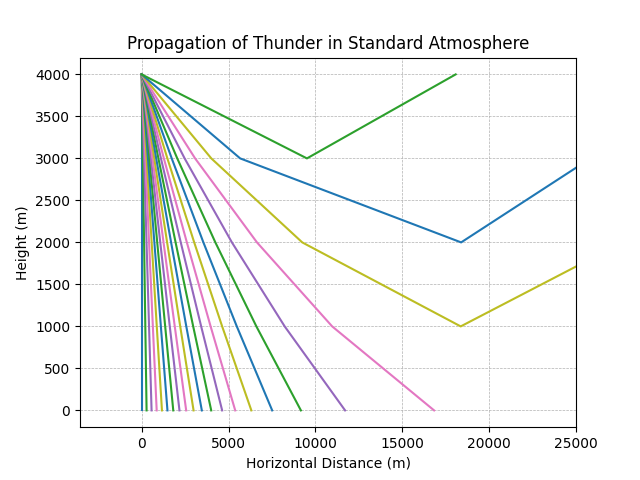

Reproduce this figure in Python.
from typing import List, Any, Union

import math
import matplotlib
import matplotlib.pyplot as plt


def run():
    std_atm = [(0, 101325, 15, 17.1), (1000, 89880, 8.50, 11.1), (2000, 79500, 2.00, 7.1), (3000, 70012, -4.49, 0), (4000, 61660, -10.98, 0)]  # list of tuples: (height, pressure, temperature)
    atm_w_density = []  # (height, pressure, temperature, sat_vp, dry_density, humid_density, sp_sound)
    atm_height_list = []  # height
    t_base = 4000   # (base  of cumulonimbus, assumed to be source of lightning, 200 m to 4000 m)
    atm_w_density = build_atm_w_density(std_atm)
    atm_height_list = build_atm_height_list(std_atm)
    start_i = get_start_idx(t_base, atm_height_list)
    graph_list = []

    for andx in range(0, 22):
        s_angle = 4 * andx
        angle = s_angle
        curr_y = t_base
        curr_x = 0
        indx = start_i
        x_list = []
        y_list = []
        x_list.append(0.0)
        y_list.append(4000.0)
        jndx = 0
        while jndx < 20 and curr_y >0 and \
                not (curr_y >= 4000 and jndx > 0):
            jndx = jndx +1
            if angle < 90:
                next_i = indx - 1
            elif angle > 90:
                next_i = indx + 1
            else:
                next_i = indx
            print(curr_x, curr_y, angle)
            try:
                next_y = atm_height_list[next_i]
            except:
                if next_i == 0:
                    jndx = 20
                    next_y = 4000
                else:
                    jndx = 20
                    next_y = 0
            next_x = get_next_x(curr_x, curr_y, angle, next_y)
            print(curr_x, curr_y, next_x, next_y, angle)
            x_list.append(next_x)
            y_list.append(next_y)
            next_angle = get_next_angle(angle, indx, atm_w_density, False, next_i)
            curr_x = next_x
            curr_y = next_y
            indx = next_i
            angle = next_angle

            # end loop for angle
        graph_item = [s_angle, x_list, y_list]
        plt.plot(x_list, y_list, s_angle)
        #plt.show()
        graph_list.append(graph_item)
    print('hello')
    print_graph_list(graph_list)
    print('hello', flush=True)
    print(matplotlib.backends.backend)
    plt.ylabel('Height (m)')
    plt.xlabel('Horizontal Distance (m)')
    plt.title('Propagation of Thunder in Standard Atmosphere')
    plt.xlim(right = 25000)
    plt.grid( linestyle = '--', linewidth = 0.5)
    #plt.show()
    plt.savefig('thunder_propagation.png')


def get_start_idx(height, std_atm_height_list):
    return std_atm_height_list.index(height)


def get_next_x(curr_x, curr_y, angle, next_y):
    rangle = math.radians(angle)
    delta_y = curr_y - next_y
    delta_x = delta_y * math.tan(rangle)
    next_x = curr_x + delta_x
    return next_x


def get_next_angle(angle, indx, atm_w_density, is_dry, next_i):
    if is_dry:
        dens_ndx = 6
    else:
        dens_ndx = 7
    v1 = atm_w_density[indx][dens_ndx]
    v2 = atm_w_density[next_i][dens_ndx]
    next_angle = get_refraction(angle, v1, v2)
    return next_angle


def build_atm_w_density(in_atm):
    new_atm_list = []
    for indx in range(len(in_atm)):
        height = in_atm[indx][0]
        pressure = in_atm[indx][1]
        tempC = in_atm[indx][2]
        sat_vp = in_atm[indx][3]
        dry_density = get_density(pressure, tempC, 0)
        sat_density = get_density(pressure, tempC, sat_vp)
        c_dry = get_speed_sound(pressure, dry_density)
        c_sat = get_speed_sound(pressure, sat_density)
        atm_item = (height, pressure, tempC, sat_vp, dry_density, sat_density, c_dry, c_sat)
        new_atm_list.append(atm_item)
    return new_atm_list


def build_atm_height_list(in_atm):
    new_atm_list = []
    for indx in range(len(in_atm)):
        height = in_atm[indx][0]
        new_atm_list.append(height)
    return new_atm_list


def get_dry_density(pressure, temperature):  # assumes dry air
    tempK = temperature + 273.15
    Rconst = 287.05
    density = pressure / (Rconst * tempK)
    return density


def get_density(pressure, temperature, partial_wvp):
    tempK = temperature + 273.15
    Rconst = 287.05
    Mdry = 0.0289654  #molar mass of dry air
    Mwater = 0.018016 #molar mass of water vapor
    p_dry = pressure - partial_wvp
    numer = (p_dry * Mdry) + (partial_wvp * Mwater)
    density = numer / (Rconst * tempK)
    return density


def get_speed_sound(pressure, density):
    kappa = 1.402
    sound = math.sqrt(kappa * pressure / density)
    return sound


def get_refraction(dangle1, v1, v2):
    rangle1 = math.radians(dangle1)
    expr = math.sin(rangle1) * v2 / v1
    if expr == 1:
        dangle2 = 90
    elif expr > 1:
        expr = 2 - expr
        rangle2 = math.asin(expr)
        dangle2 = math.degrees(rangle2)
        dangle2 = 180 - dangle2
    else:
        print(expr)
        rangle2 = math.asin(expr)
        dangle2 = math.degrees(rangle2)
    return dangle2


def print_graph_list(graph_list):
    print(graph_list)
    len_iter = len(graph_list[0][1])
    for indx in range(len_iter):
        print(indx, end='', flush=True)
        try:
            print(str(graph_list[indx][0]) + ',', end='', flush=True)
        except IndexError:
            print(str(indx) + ';' + str(graph_list), end='', flush=True)
        for andx in range(len(graph_list)):
            try:
                print(str(graph_list[andx][indx]) + ',', end='', flush=True)
            except IndexError:
                print(',', end='', flush=True)
        print('/r/n')


if __name__ == '__main__':
    run()
